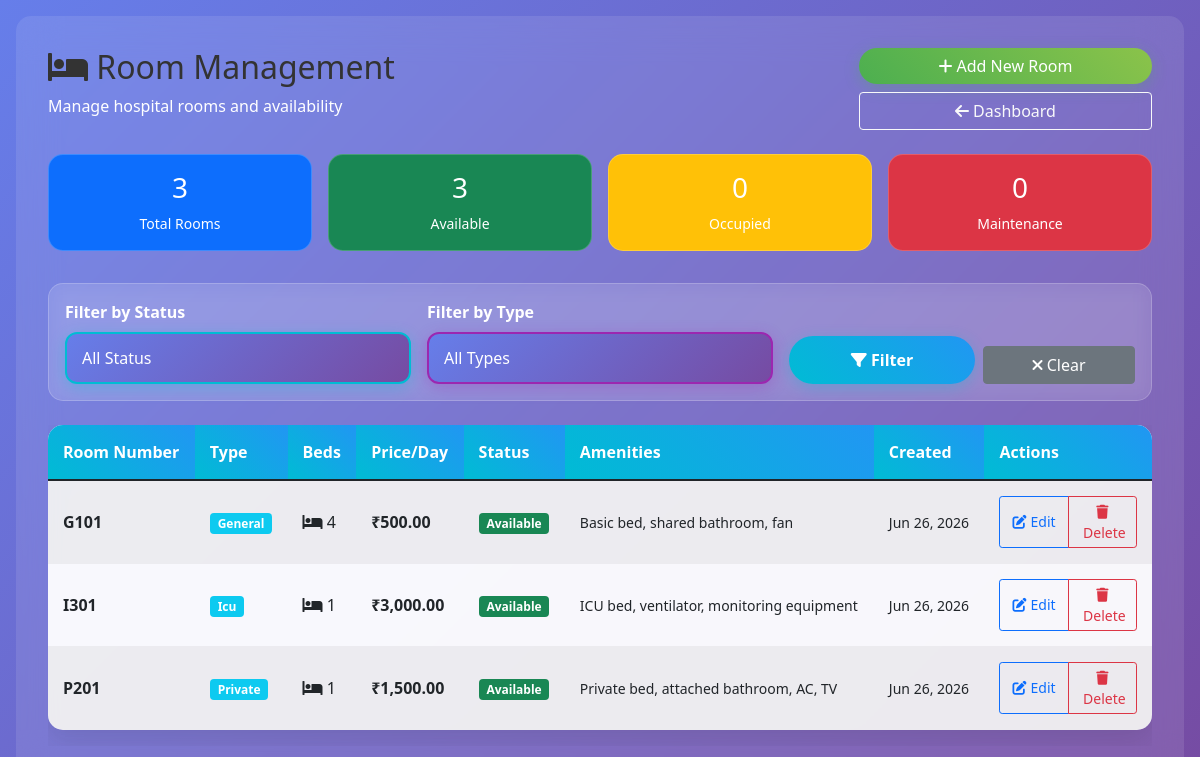
The page /rooms.php on the database its author committed.
### tables this page shows
CREATE TABLE rooms (
    id INT AUTO_INCREMENT PRIMARY KEY,
    room_number VARCHAR(10) UNIQUE NOT NULL,
    room_type ENUM('general', 'private', 'icu', 'emergency') NOT NULL,
    bed_count INT DEFAULT 1,
    price_per_day DECIMAL(10,2) NOT NULL,
    status ENUM('available', 'occupied', 'maintenance') DEFAULT 'available',
    amenities TEXT,
    created_at TIMESTAMP DEFAULT CURRENT_TIMESTAMP
);

### rooms.php (the view, shortened to what this page needs)
<?php
try {
    $pdo = getConnection();
    $query = "SELECT * FROM rooms WHERE 1=1";
    $params = [];
    $query .= " ORDER BY room_number";
    $stmt = $pdo->prepare($query);
    $stmt->execute($params);
    $rooms = $stmt->fetchAll();
    $total_rooms = $pdo->query("SELECT COUNT(*) FROM rooms")->fetchColumn();
    $available_rooms = $pdo->query("SELECT COUNT(*) FROM rooms WHERE status = 'available'")->fetchColumn();
    $occupied_rooms = $pdo->query("SELECT COUNT(*) FROM rooms WHERE status = 'occupied'")->fetchColumn();
    $maintenance_rooms = $pdo->query("SELECT COUNT(*) FROM rooms WHERE status = 'maintenance'")->fetchColumn();
} catch (PDOException $e) {
    $error = 'Database error: ' . $e->getMessage();
}
?>
<!DOCTYPE html>
<html lang="en">
<head>
    <link href="https://cdn.jsdelivr.net/npm/bootstrap@5.1.3/dist/css/bootstrap.min.css" rel="stylesheet">
    <link href="https://cdnjs.cloudflare.com/ajax/libs/font-awesome/6.0.0/css/all.min.css" rel="stylesheet">
    <link href="css/style.css" rel="stylesheet">
</head>
<body style="margin: 0; padding: 0; width: 100vw; overflow-x: hidden;">
    <div class="w-100" style="min-height: 100vh; padding: 1rem;">
        <div class="w-100">
            <div class="w-100" style="background: rgba(255, 255, 255, 0.1); backdrop-filter: blur(20px); border-radius: 15px; padding: 2rem;">
                        <div class="d-flex justify-content-between align-items-start mb-4 flex-wrap">
                            <div class="mb-3 mb-md-0">
                                <h2><i class="fas fa-bed"></i> Room Management</h2>
                                <p class="text-white mb-0">Manage hospital rooms and availability</p>
                            </div>
                            <div class="d-flex flex-wrap gap-2">
                                <a href="add-room.php" class="btn btn-success">
                                    <i class="fas fa-plus"></i> <span class="d-none d-sm-inline">Add New Room</span><span class="d-sm-none">Add Room</span>
                                </a>
                                <a href="admin_dashboard.php" class="btn btn-outline-light">
                                    <i class="fas fa-arrow-left"></i> <span class="d-none d-sm-inline">Dashboard</span>
                                </a>
                            </div>
                        </div>
                        <div style="display: grid; grid-template-columns: repeat(auto-fit, minmax(200px, 1fr)); gap: 1rem; margin-bottom: 2rem; width: 100%;">
                            <div class="card bg-primary text-white">
                                <div class="card-body text-center p-3">
                                    <h3 class="mb-2"><?php echo $total_rooms; ?></h3>
                                    <p class="mb-0 small">Total Rooms</p>
                                </div>
                            </div>
                            <div class="card bg-success text-white">
                                <div class="card-body text-center p-3">
                                    <h3 class="mb-2"><?php echo $available_rooms; ?></h3>
                                    <p class="mb-0 small">Available</p>
                                </div>
                            </div>
                            <div class="card bg-warning text-white">
                                <div class="card-body text-center p-3">
                                    <h3 class="mb-2"><?php echo $occupied_rooms; ?></h3>
                                    <p class="mb-0 small">Occupied</p>
                                </div>
                            </div>
                            <div class="card bg-danger text-white">
                                <div class="card-body text-center p-3">
                                    <h3 class="mb-2"><?php echo $maintenance_rooms; ?></h3>
                                    <p class="mb-0 small">Maintenance</p>
                                </div>
                            </div>
                        </div>
                        <div class="card mb-4" style="width: 100%;">
                            <div class="card-body">
                                <form method="GET" style="display: grid; grid-template-columns: repeat(auto-fit, minmax(250px, 1fr)); gap: 1rem; width: 100%;">
                                    <div>
                                        <label for="status" class="form-label">Filter by Status</label>
                                        <select class="form-control" id="status" name="status" style="width: 100%; background: linear-gradient(135deg, #667eea 0%, #764ba2 100%); border: 2px solid #00bcd4; color: white; border-radius: 12px; padding: 12px 15px; box-shadow: 0 4px 15px rgba(0, 188, 212, 0.3);">
                                            <option value="" style="background: #2c3e50; color: #00bcd4; font-weight: bold;">All Status</option>
                                        </select>
                                    </div>
                                    <div>
                                        <label for="type" class="form-label">Filter by Type</label>
                                        <select class="form-control" id="type" name="type" style="width: 100%; background: linear-gradient(135deg, #667eea 0%, #764ba2 100%); border: 2px solid #9c27b0; color: white; border-radius: 12px; padding: 12px 15px; box-shadow: 0 4px 15px rgba(156, 39, 176, 0.3);">
                                            <option value="" style="background: #2c3e50; color: #9c27b0; font-weight: bold;">All Types</option>
                                        </select>
                                    </div>
                                    <div style="display: flex; gap: 0.5rem; align-items: end;">
                                        <button type="submit" class="btn btn-primary" style="flex: 1;">
                                            <i class="fas fa-filter"></i> Filter
                                        </button>
                                        <a href="rooms.php" class="btn btn-secondary" style="flex: 1;">
                                            <i class="fas fa-times"></i> Clear
                                        </a>
                                    </div>
                                </form>
                            </div>
                        </div>
                        <div style="width: 100%; overflow-x: auto; -webkit-overflow-scrolling: touch;">
                            <table class="table table-striped" style="width: 100%; min-width: 800px;">
                                <thead>
                                    <tr>
                                        <th>Room Number</th>
                                        <th>Type</th>
                                        <th>Beds</th>
                                        <th>Price/Day</th>
                                        <th>Status</th>
                                        <th>Amenities</th>
                                        <th>Created</th>
                                        <th>Actions</th>
                                    </tr>
                                </thead>
                                <tbody>
                                    <?php if (empty($rooms)): ?>
                                        <tr>
                                            <td colspan="8" class="text-center">
                                                <i class="fas fa-bed fa-3x mb-3 text-muted"></i>
                                                <p class="text-muted">No rooms found. <a href="add-room.php" class="text-primary">Add the first room</a></p>
                                            </td>
                                        </tr>
                                    <?php else: ?>
                                        <?php foreach ($rooms as $room): ?>
                                            <tr>
                                                <td>
                                                    <strong><?php echo htmlspecialchars($room['room_number']); ?></strong>
                                                </td>
                                                <td>
                                                    <span class="badge bg-info">
                                                        <?php echo ucfirst(htmlspecialchars($room['room_type'])); ?>
                                                    </span>
                                                </td>
                                                <td>
                                                    <i class="fas fa-bed"></i> <?php echo $room['bed_count']; ?>
                                                </td>
                                                <td>
                                                    <strong>₹<?php echo number_format($room['price_per_day'], 2); ?></strong>
                                                </td>
                                                <td>
                                                    <?php
                                                    $status_class = '';
                                                    switch ($room['status']) {
                                                        case 'available':
                                                            $status_class = 'bg-success';
                                                            break;
                                                    }
                                                    ?>
                                                    <span class="badge <?php echo $status_class; ?>">
                                                        <?php echo ucfirst(htmlspecialchars($room['status'])); ?>
                                                    </span>
                                                </td>
                                                <td>
                                                    <small><?php echo htmlspecialchars(substr($room['amenities'], 0, 50)) . (strlen($room['amenities']) > 50 ? '...' : ''); ?></small>
                                                </td>
                                                <td>
                                                    <small><?php echo date('M d, Y', strtotime($room['created_at'])); ?></small>
                                                </td>
                                                <td>
                                                    <div class="btn-group btn-group-sm" role="group">
                                                        <button class="btn btn-outline-primary btn-sm" onclick="editRoom(<?php echo $room['id']; ?>)" title="Edit Room">
                                                            <i class="fas fa-edit"></i><span class="d-none d-lg-inline ms-1">Edit</span>
                                                        </button>
                                                        <button class="btn btn-outline-danger btn-sm" onclick="deleteRoom(<?php echo $room['id']; ?>, '<?php echo htmlspecialchars($room['room_number']); ?>')" title="Delete Room">
                                                            <i class="fas fa-trash"></i><span class="d-none d-lg-inline ms-1">Delete</span>
                                                        </button>
                                                    </div>
                                                </td>
                                            </tr>
                                        <?php endforeach; ?>
                                    <?php endif; ?>
                                </tbody>
                            </table>
                        </div>
            </div>
        </div>
    </div>
</body>
</html>

### css/style.css (style rules this page uses)
* { margin: 0; padding: 0; box-sizing: border-box; }
body { font-family: 'Segoe UI', Tahoma, Geneva, Verdana, sans-serif; background: linear-gradient(135deg, #667eea 0%, #764ba2 100%); min-height: 100vh; color: #333; }
.card { background: rgba(255, 255, 255, 0.1); backdrop-filter: blur(10px); border: 1px solid rgba(255, 255, 255, 0.2); border-radius: 15px; transition: all 0.3s ease; }
.btn-primary { background: linear-gradient(45deg, #00bcd4, #2196f3); border: none; border-radius: 25px; padding: 12px 30px; font-weight: 600; transition: all 0.3s ease; box-shadow: 0 4px 15px rgba(0, 188, 212, 0.3); }
.btn-success { background: linear-gradient(45deg, #4caf50, #8bc34a); border: none; border-radius: 25px; box-shadow: 0 4px 15px rgba(76, 175, 80, 0.3); }
.form-control { background: rgba(255, 255, 255, 0.1); border: 1px solid rgba(255, 255, 255, 0.3); border-radius: 10px; color: white; padding: 12px 15px; transition: all 0.3s ease; }
.form-control::placeholder { color: rgba(255, 255, 255, 0.7); }
.form-label { color: white; font-weight: 600; margin-bottom: 8px; }
.table { background: rgba(255, 255, 255, 0.95); border-radius: 15px; overflow: hidden; box-shadow: 0 10px 30px rgba(0, 0, 0, 0.1); }
.table thead th { background: linear-gradient(45deg, #00bcd4, #2196f3); color: white; border: none; padding: 15px; font-weight: 600; }
.table tbody td { padding: 15px; border-color: rgba(0, 0, 0, 0.05); vertical-align: middle; }
@media (min-width: 992px) { .table { width: 100%; } }
* { box-sizing: border-box; }
.card, .btn, .form-control { width: 100%; max-width: 100%; }
.btn-group-sm { display: flex; flex-wrap: nowrap; }
.flex-wrap { flex-wrap: wrap !important; }
.gap-2 { gap: 0.5rem !important; }
body, html { width: 100%; overflow-x: hidden; }
.table { table-layout: auto; width: 100%; }

### rows shown on the page
rooms: room_number "G101", room_type "General", bed_count "4", price_per_day "500.00", status "Available", amenities "Basic bed, shared bathroom, fan", created_at "Jun 26, 2026"
rooms: room_number "I301", room_type "Icu", bed_count "1", price_per_day "3,000.00", status "Available", amenities "ICU bed, ventilator, monitoring equipment", created_at "Jun 26, 2026"
rooms: room_number "P201", room_type "Private", bed_count "1", price_per_day "1,500.00", status "Available", amenities "Private bed, attached bathroom, AC, TV", created_at "Jun 26, 2026"

### other values the page prints
$total_rooms "3"
$available_rooms "3"
$occupied_rooms "0"
$maintenance_rooms "0"
